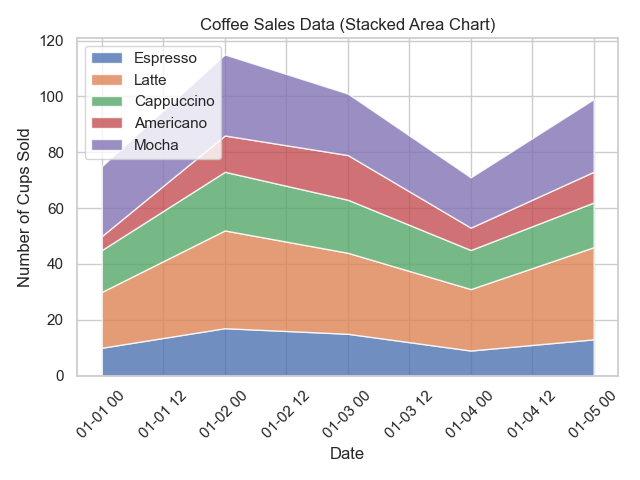

Write the Python code that produced this figure.

import matplotlib.pyplot as plt
import seaborn as sns
import pandas as pd

# Data provided
data = [
    {'Date': '2023-01-01', 'Espresso': 10, 'Latte': 20, 'Cappuccino': 15, 'Americano': 5, 'Mocha': 25},
    {'Date': '2023-01-02', 'Espresso': 17, 'Latte': 35, 'Cappuccino': 21, 'Americano': 13, 'Mocha': 29},
    {'Date': '2023-01-03', 'Espresso': 15, 'Latte': 29, 'Cappuccino': 19, 'Americano': 16, 'Mocha': 22},
    {'Date': '2023-01-04', 'Espresso': 9, 'Latte': 22, 'Cappuccino': 14, 'Americano': 8, 'Mocha': 18},
    {'Date': '2023-01-05', 'Espresso': 13, 'Latte': 33, 'Cappuccino': 16, 'Americano': 11, 'Mocha': 26}
]

# Convert the list of dictionaries to a pandas DataFrame
df = pd.DataFrame(data)

# Convert the 'Date' column to datetime type
df['Date'] = pd.to_datetime(df['Date'])

# Set the aesthetic style of the plots
sns.set_style('whitegrid')

# Prepare data for the stackplot
dates = df['Date']
columns = df.columns[1:]  # Exclude 'Date' column for stackplot data
y = [df[col].values for col in columns]

# Create the figure and axis objects
fig, ax = plt.subplots()

# Create the stackplot
ax.stackplot(dates, y, labels=columns, alpha=0.8)

# Decorate the plot
ax.set_title('Coffee Sales Data (Stacked Area Chart)')
ax.set_xlabel('Date')
ax.set_ylabel('Number of Cups Sold')
ax.legend(loc='upper left')

# Rotate date labels for better readability
plt.setp(ax.xaxis.get_majorticklabels(), rotation=45)

# Show the plot
plt.tight_layout()
plt.show()
